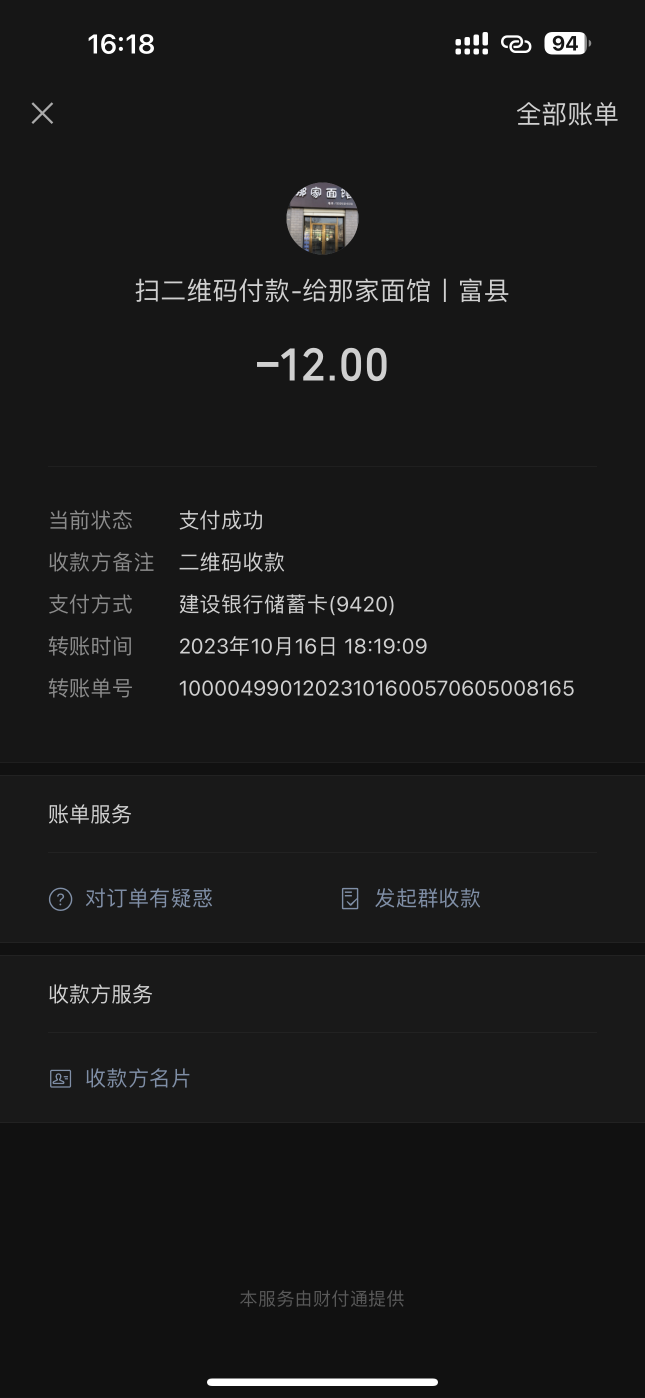
#> input picture screenshoot/10.16-10.25/16_12.PNG, 1290 x 2796 px (shown at 1/2 size); its folder holds only this picture in this run
$ python resize.py
#> lines starting #> are read from the running program, lines starting #| are printed output that depends on the picture
import cv2 as cv
import os

path = "./screenshoot/10.16-10.25"
for path, directory, file in os.walk(path):
    # print(path)
    # print(directory)
    # print(file)
    break
# [11 lines of commented-out code are left out]
for i in file:
    # image = cv.imread('pic/test.PNG')
    filename = path + '/' + i
    image = cv.imread(filename)
#> image is the input picture: shape (2796, 1290, 3); mean B, G, R 26.1, 26, 26

    # 获取图像尺寸
    height, width, channels = image.shape
#> height = 2796; width = 1290; channels = 3

    fixed_width = 322
    fixed_height = int(322 / width * height)
#> fixed_height = 697

    # new_image = cv.resize(image, (0,0), fx=0.25, fy=0.25, interpolation=cv.INTER_AREA)
    new_image = cv.resize(image, dsize=(fixed_width, fixed_height), interpolation=cv.INTER_AREA)
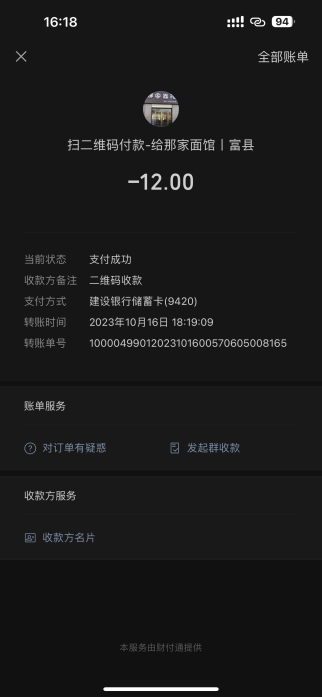
#> new_image: shape (697, 322, 3); mean B, G, R 26.1, 26, 26
    # cv.imwrite("resizedImage_pmm.jpg", new_image)

    # 裁剪图像
    cropped_image = new_image[75:365, 23:300]
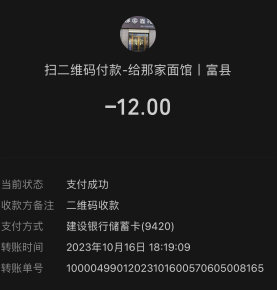
#> cropped_image: shape (290, 277, 3); mean B, G, R 29.3, 29.3, 29.4
    # 显示裁剪图像
    # cv.imshow("cropped", cropped_image)
    # 保存裁剪图像
    cv.imwrite('./croppedPic' + '/' + i, cropped_image)
